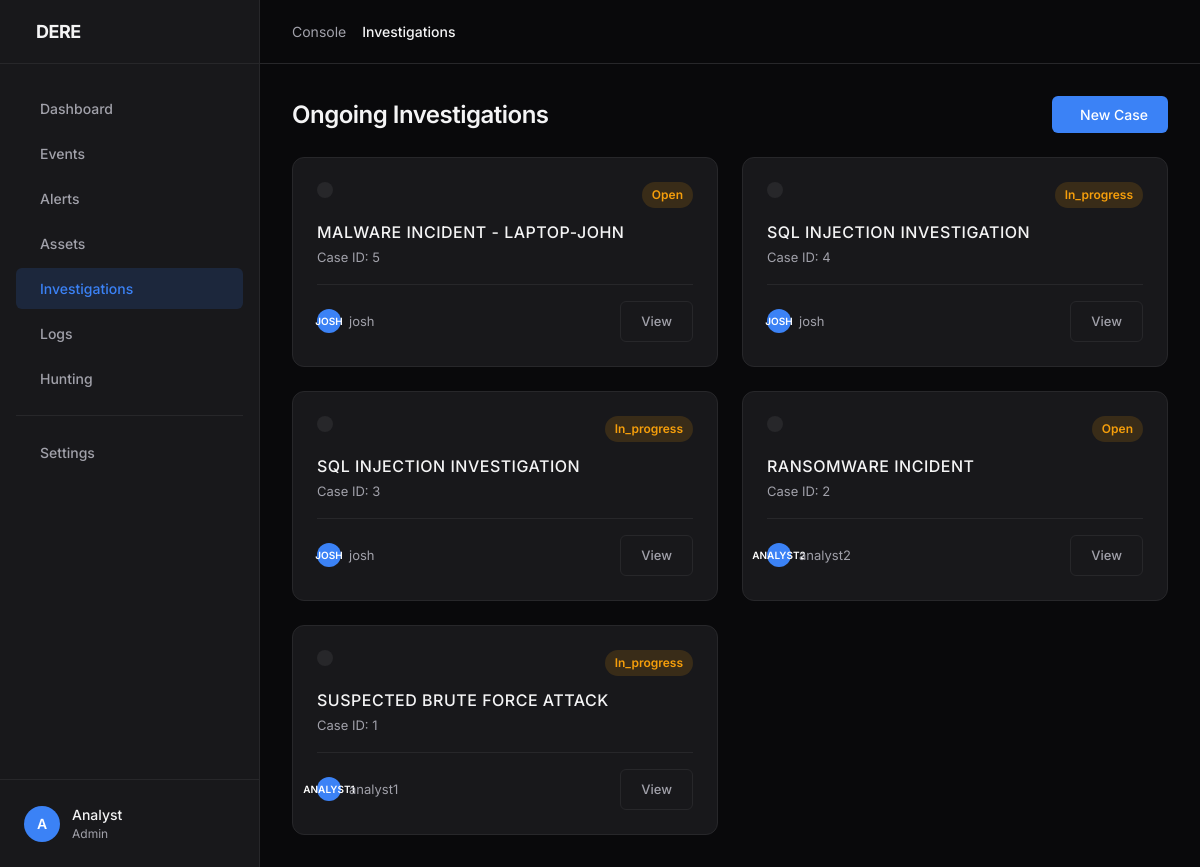
Page /investigations/ (signed in) on the committed database.
### apps/core/models.py (models this page shows, shortened)
class Investigation(models.Model):
    STATUS_CHOICES = [
        ('new', 'New'),
        ('open', 'Open'),
        ('in_progress', 'In Progress'),
        ('pending', 'Pending'),
        ('resolved', 'Resolved'),
        ('closed', 'Closed'),
    ]
    PRIORITY_CHOICES = [
        ('low', 'Low'),
        ('medium', 'Medium'),
        ('high', 'High'),
        ('critical', 'Critical'),
    ]
    case_id = models.CharField(max_length=64, unique=True)
    title = models.CharField(max_length=256)
    description = models.TextField()
    status = models.CharField(max_length=32, choices=STATUS_CHOICES, default='new')
    priority = models.CharField(max_length=16, choices=PRIORITY_CHOICES, default='medium')
    severity = models.CharField(max_length=16, choices=[('low','Low'),('medium','Medium'),('high','High'),('critical','Critical')], default='medium')
    alerts = models.ManyToManyField(Alert, blank=True)
    related_iocs = models.ManyToManyField(IOC, blank=True)
    affected_assets = models.ManyToManyField(Asset, blank=True)
    mitre_techniques = models.ManyToManyField(MitreTechnique, blank=True)
    owner = models.ForeignKey(User, on_delete=models.SET_NULL, null=True, related_name='owned_investigations')
    assigned_team = models.CharField(max_length=128, blank=True)
    created = models.DateTimeField(auto_now_add=True)
    updated = models.DateTimeField(auto_now=True)
    started_at = models.DateTimeField(null=True, blank=True)
    resolved_at = models.DateTimeField(null=True, blank=True)
    closed_at = models.DateTimeField(null=True, blank=True)
    resolution = models.TextField(blank=True)
    root_cause = models.TextField(blank=True)
    lessons_learned = models.TextField(blank=True)
    tags = models.TextField(blank=True)
    metadata = models.TextField(blank=True)
    class Meta:
        ordering = ['-created']

### apps/core/views.py (the view)
# urls.py: path('investigations/', views.investigations, name='investigations'),
@login_required
def investigations(request):
    status = request.GET.get('status', '')
    priority = request.GET.get('priority', '')
    inv_qs = Investigation.objects.all()
    if status:
        inv_qs = inv_qs.filter(status=status)
    if priority:
        inv_qs = inv_qs.filter(priority=priority)
    inv_qs = inv_qs.order_by('-created')
    context = {
        'investigations': inv_qs,
        'status': status,
        'priority': priority,
        'status_choices': Investigation.STATUS_CHOICES,
        'priority_choices': Investigation.PRIORITY_CHOICES,
    }
    return render(request, 'siem/investigations.html', context)

### templates/siem/investigations.html (shortened to what this page needs)
{% extends 'base.html' %}
{% block page_title %}Investigations{% endblock %}
{% block content %}
<div class="container">
  <div class="top-row">
    <h2>Ongoing Investigations</h2>
    <div class="center">
      <button class="btn"> New Case</button>
    </div>
  </div>
  <div class="grid">
    {% for inv in investigations %}
    <div class="card">
      <div style="display: flex; justify-content: space-between; align-items: flex-start; margin-bottom: 12px;">
        <div style="background-color: var(--bg-hover); padding: 8px; border-radius: 8px;">
        </div>
        <span class="severity sev-medium">{{ inv.status }}</span>
      </div>
      <h3 style="color: var(--text-main); font-size: 16px; margin-bottom: 4px;">{{ inv.title }}</h3>
      <div class="meta small muted" style="margin-bottom: 16px;">Case ID: {{ inv.id }}</div>
      <div
        style="margin-top: auto; padding-top: 16px; border-top: 1px solid var(--border-subtle); display: flex; justify-content: space-between; align-items: center;">
        <div class="center" style="gap: 8px;">
          <div class="avatar" style="width: 24px; height: 24px; font-size: 10px;">{{ inv.owner|slice:":1"|upper }}</div>
          <span class="small muted">{{ inv.owner }}</span>
        </div>
        <a href="{% url 'investigation_detail' inv.id %}" class="btn ghost small">View</a>
      </div>
    </div>
    {% empty %}
    <div class="card full-width muted center" style="justify-content: center; padding: 48px;">
      <i class="ph ph-folder" style="font-size: 32px; margin-bottom: 8px;"></i>
      <span>No active investigations.</span>
    </div>
    {% endfor %}
  </div>
</div>
{% endblock %}

### static/css/styles.css (style rules this page uses)
:root { --bg-app: #09090b; --bg-panel: #18181b; --bg-card: #18181b; --bg-hover: #27272a; --text-main: #f4f4f5; --text-muted: #a1a1aa; --text-dim: #52525b; --accent-primary: #3b82f6; --accent-hover: #2563eb; --accent-glow: rgba(59, 130, 246, 0.15); --status-success: #10b981; --status-warning: #f59e0b; --status-danger: #ef4444; --status-info: #06b6d4; --border-subtle: #27272a; --border-focus: #3b82f6; --sidebar-width: 260px; --header-height: 64px; --radius-sm: 6px; --radius-md: 12px; --radius-lg: 16px; }
*, *::before, *::after { box-sizing: border-box; margin: 0; padding: 0; }
body { font-family: 'Inter', system-ui, -apple-system, sans-serif; background-color: var(--bg-app); color: var(--text-main); line-height: 1.5; -webkit-font-smoothing: antialiased; height: 100vh; overflow: hidden; }
a { text-decoration: none; color: inherit; transition: 0.2s; }
button { font-family: inherit; }
.avatar { width: 36px; height: 36px; border-radius: 50%; background-color: var(--accent-primary); color: white; display: flex; align-items: center; justify-content: center; font-weight: 600; font-size: 14px; }
.container { max-width: 1200px; margin: 0 auto; }
.top-row { display: flex; justify-content: space-between; align-items: center; margin-bottom: 24px; flex-wrap: wrap; gap: 16px; }
h2 { font-size: 24px; font-weight: 600; letter-spacing: -0.5px; }
.grid { display: grid; grid-template-columns: repeat(auto-fit, minmax(300px, 1fr)); gap: 24px; }
.card { background-color: var(--bg-panel); border: 1px solid var(--border-subtle); border-radius: var(--radius-md); padding: 24px; display: flex; flex-direction: column; transition: transform 0.2s, box-shadow 0.2s; }
.card h3 { font-size: 14px; font-weight: 500; color: var(--text-muted); margin-bottom: 12px; text-transform: uppercase; letter-spacing: 0.5px; }
.severity { display: inline-flex; align-items: center; padding: 4px 10px; border-radius: 999px; font-size: 12px; font-weight: 600; text-transform: capitalize; }
.sev-medium { background: rgba(245, 158, 11, 0.15); color: var(--status-warning); }
.btn { background-color: var(--accent-primary); color: white; border: none; padding: 10px 20px; border-radius: var(--radius-sm); font-weight: 500; font-size: 14px; cursor: pointer; transition: 0.2s; display: inline-flex; align-items: center; gap: 8px; }
.btn.ghost { background-color: transparent; color: var(--text-muted); border: 1px solid var(--border-subtle); }
.muted { color: var(--text-muted); }
.small { font-size: 13px; }
.center { display: flex; align-items: center; gap: 12px; }

### rows in the picture
Investigation: status "Open", title "MALWARE INCIDENT - LAPTOP-JOHN", id "5", owner "JOSH", owner "josh"
Investigation: status "In_progress", title "SQL INJECTION INVESTIGATION", id "4", owner "JOSH", owner "josh"
Investigation: status "In_progress", title "SQL INJECTION INVESTIGATION", id "3", owner "JOSH", owner "josh"
Investigation: status "Open", title "RANSOMWARE INCIDENT", id "2", owner "ANALYST2", owner "analyst2"
Investigation: status "In_progress", title "SUSPECTED BRUTE FORCE ATTACK", id "1", owner "ANALYST1", owner "analyst1"
